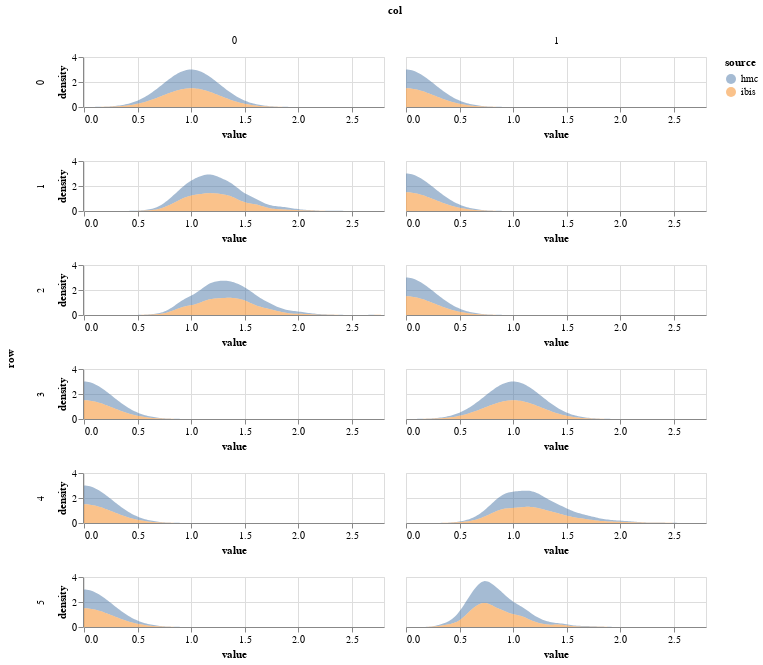

The code cell stored with this chart in its notebook:
### Code cell
param = 'beta'
df = get_post_df(ps, param) 
df['source'] = 'hmc'
df2 = get_post_df(particles.particles, param)
df2['source'] = 'ibis'

plot_density(pd.concat([df,df2]))

### Figure 1 — Vega-Lite specification as saved in the notebook (floating-point values rounded to 4 significant figures; data arrays with more than 128 entries replaced by an {"elided": "..."} marker saying what was removed)
{"config": {"view": {"continuousWidth": 400, "continuousHeight": 300}}, "data": {"name": "data-c2fb83042cb2d70df6d761e1ff80adea"}, "mark": {"type": "area", "opacity": 0.5}, "encoding": {"color": {"type": "nominal", "field": "source"}, "column": {"type": "quantitative", "field": "col"}, "row": {"type": "quantitative", "field": "row"}, "x": {"type": "quantitative", "field": "value"}, "y": {"type": "quantitative", "field": "density"}}, "height": 50, "resolve": {"scale": {"x": "independent"}}, "transform": [{"fold": ["value"]}, {"density": "value", "groupby": ["cn", "row", "col", "source"]}], "width": 300, "$schema": "https://vega.github.io/schema/vega-lite/v4.8.1.json", "datasets": {"data-c2fb83042cb2d70df6d761e1ff80adea": {"elided": "24000 records"}}}
